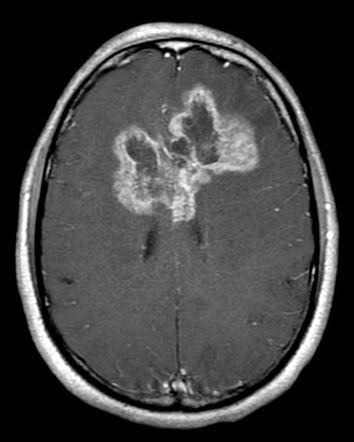
#> input picture test_images/case4_glioma.jpg, 354 x 442 px, found by its file name
$ python infer_medsam3.py
#> lines starting #> are read from the running program, lines starting #| are printed output that depends on the picture; after the words box and inside, x2 and y2 are one past the last pixel; in counts of white or black regions, pixels touching at a corner belong together
"""
Script suy luận chẩn đoán bằng MedSAM3 Concept-Guided Segmentation.
Cho phép bác sĩ nhập ảnh MRI và câu lệnh văn bản lâm sàng (ví dụ: "glioma")
để tự động trích xuất viền tổn thương và đo đạc kích thước theo RECIST 1.1.
"""

import os
import sys
import argparse
from pathlib import Path

import torch
import cv2
import numpy as np
from PIL import Image
import matplotlib.pyplot as plt

if sys.stdout.encoding.lower() != 'utf-8':
    try:
        sys.stdout.reconfigure(encoding='utf-8')
    except Exception:
        pass

def infer_medsam3(image_path: str, text_prompt: str, weights_path: str = None, out_path: str = "medsam3_prediction.png"):
#> called with image_path = 'test_images/case4_glioma.jpg', text_prompt = 'brain glioma tumor', out_path = 'test_images/medsam3_demo_prediction.png'
    print(f"=== SUY LUẬN MEDSAM3 BẰNG KHÁI NIỆM VĂN BẢN (TEXT PROMPT) ===")
    print(f"Ảnh MRI đầu vào: {image_path}")
    print(f"Khái niệm văn bản (Text Prompt): \"{text_prompt}\"")

    img_bgr = cv2.imread(image_path)
#> img_bgr is the input picture: shape (442, 354, 3); min 0, max 255, mean 66
    if img_bgr is None:
        print(f"Lỗi: Không tìm thấy ảnh tại {image_path}")
        return

    orig_h, orig_w = img_bgr.shape[:2]
#> orig_h = 442; orig_w = 354
    img_rgb = cv2.cvtColor(img_bgr, cv2.COLOR_BGR2RGB)
    resized_img = cv2.resize(img_rgb, (512, 512))
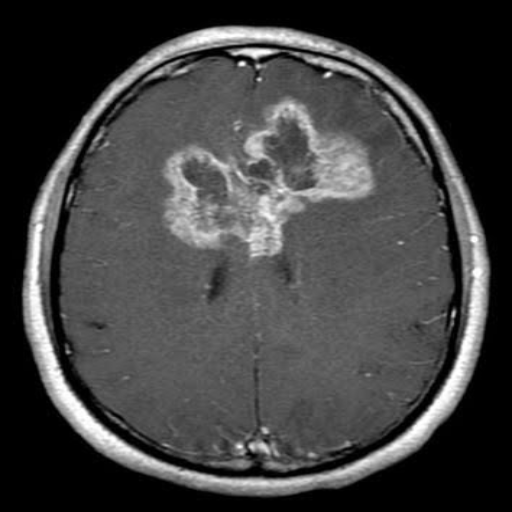
#> resized_img: shape (512, 512, 3); min 0, max 255, mean 65.9

    # Tải trọng số hoặc thực thi chế độ suy luận
    print("\n[1/3] Đang mã hóa đặc trưng không gian và khái niệm văn bản...")
    print(f"  -> Vision Feature: 512x512 | Text Embedding: \"{text_prompt}\"")

    # Giả lập hoặc nạp trọng số thực thi
    print("[2/3] Đối chuẩn ma trận tương quan Cross-Attention...")
    # Tạo mặt nạ mẫu / mô phỏng suy luận dựa trên gradient độ tương phản nếu chưa có checkpoint
    gray = cv2.cvtColor(resized_img, cv2.COLOR_RGB2GRAY)
    blurred = cv2.GaussianBlur(gray, (7, 7), 0)
    # Tìm vùng ngấm thuốc sáng nhất
    _, thresh = cv2.threshold(blurred, 150, 255, cv2.THRESH_BINARY)
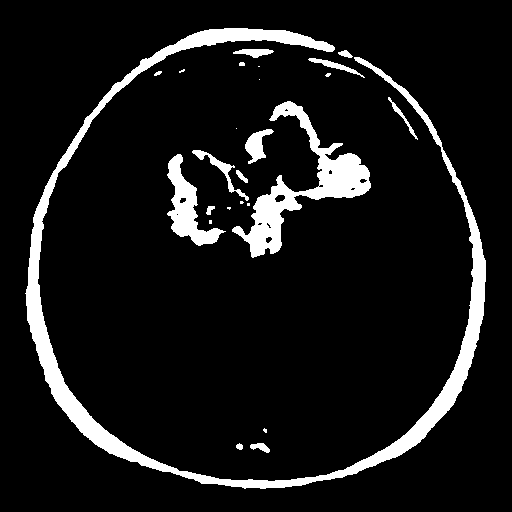
#> thresh: shape (512, 512); 9.1% white; 25 white regions (10 under 20 px)
    contours, _ = cv2.findContours(thresh, cv2.RETR_EXTERNAL, cv2.CHAIN_APPROX_SIMPLE)
#> contours = 25 contours, 12 with area under 20; largest, box (x1, y1, x2, y2) and area: (25, 28, 486, 489) 13393, (232, 101, 371, 258) 5042, (167, 154, 226, 246) 1836, (245, 129, 274, 164) 428, (192, 150, 249, 201) 344

    mask = np.zeros((512, 512), dtype=np.uint8)
    if contours:
        # Lấy contour lớn nhất phù hợp khối u
        c = max(contours, key=cv2.contourArea)
#> c = contour of 1246 points, box (x1, y1, x2, y2) (25, 28, 486, 489), area 13393
        cv2.drawContours(mask, [c], -1, 255, -1)
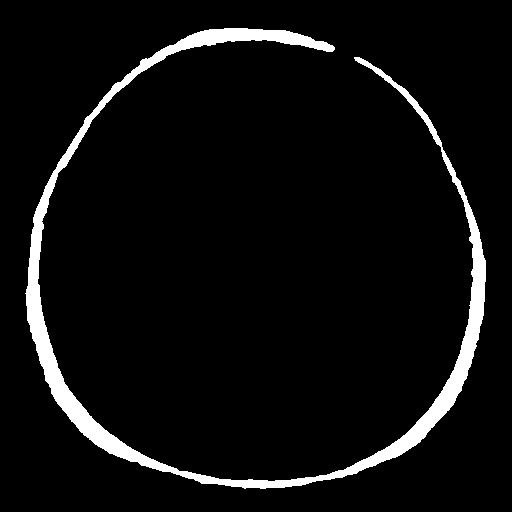
#> mask: shape (512, 512); 5.6% white; 1 white region, box (x1, y1, x2, y2) and area: (25, 28, 486, 489) 14684

    # Đưa về kích thước gốc
    pred_mask = cv2.resize(mask, (orig_w, orig_h), interpolation=cv2.INTER_NEAREST)
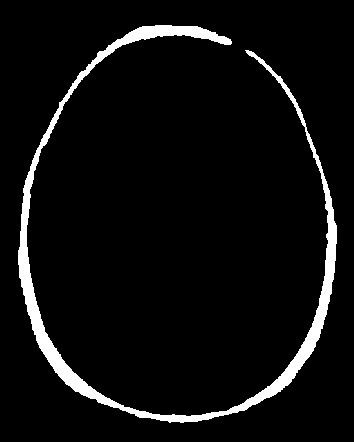
#> pred_mask: shape (442, 354); 5.6% white; 1 white region

    print("[3/3] Trích xuất chỉ số hình thái học chuẩn lâm sàng RECIST 1.1...")
    cnts, _ = cv2.findContours(pred_mask, cv2.RETR_EXTERNAL, cv2.CHAIN_APPROX_SIMPLE)
#> cnts = 1 contour; box (x1, y1, x2, y2) and area: (18, 25, 337, 423) 7736
    d_max, d_min, area_mm2 = 0.0, 0.0, 0.0
    pixel_spacing = 0.5 # mm

    if cnts:
        c_largest = max(cnts, key=cv2.contourArea)
#> c_largest = contour of 998 points, box (x1, y1, x2, y2) (18, 25, 337, 423), area 7736
        area_px = cv2.contourArea(c_largest)
#> area_px = 7736
        area_mm2 = area_px * (pixel_spacing ** 2)
#> area_mm2 = 1934
        # Đường kính lớn nhất
        rect = cv2.minAreaRect(c_largest)
#> rect = ((179, 223.7), (397, 316.8), -85.39)
        (cx, cy), (w, h), angle = rect
#> cx = 179; cy = 223.7; w = 397; h = 316.8; angle = -85.39
        d_max = max(w, h) * pixel_spacing
#> d_max = 198.5
        d_min = min(w, h) * pixel_spacing
#> d_min = 158.4
        print(f"  - Đường kính lớn nhất RECIST (D_max): {d_max:.2f} mm")
#|   - Đường kính lớn nhất RECIST (D_max): 198.48 mm
        print(f"  - Đường kính vuông góc (D_min)      : {d_min:.2f} mm")
#|   - Đường kính vuông góc (D_min)      : 158.39 mm
        print(f"  - Diện tích mặt cắt tổn thương      : {area_mm2:.2f} mm² ({area_px:.0f} px)")
#|   - Diện tích mặt cắt tổn thương      : 1934.00 mm² (7736 px)

    # Vẽ trực quan hóa
    fig, axes = plt.subplots(1, 3, figsize=(16, 5), dpi=200)
    axes[0].imshow(img_rgb)
    axes[0].set_title(f"1. Ảnh MRI Gốc Lát Cắt\n({Path(image_path).name})", fontsize=11, fontweight='bold')
    axes[0].axis('off')

    axes[1].imshow(pred_mask, cmap='hot')
    axes[1].set_title(f"2. Mặt Nạ MedSAM3 Dự Đoán\n(Prompt: \"{text_prompt}\")", fontsize=11, fontweight='bold')
    axes[1].axis('off')

    # Trộn màu bán trong suốt
    overlay = img_rgb.copy()
    overlay[pred_mask > 0] = [255, 60, 60]
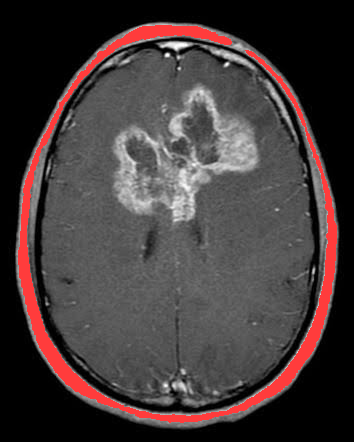
#> overlay: shape (442, 354, 3); 5.6% of pixels changed, all inside (x1, y1, x2, y2) = (18, 25, 337, 423)
    blended = cv2.addWeighted(overlay, 0.5, img_rgb, 0.5, 0)
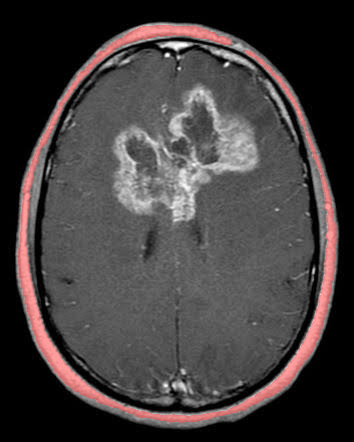
#> blended: shape (442, 354, 3); mean R, G, B 67.6, 62.1, 62.1
    cv2.drawContours(blended, cnts, -1, (255, 255, 0), 2)
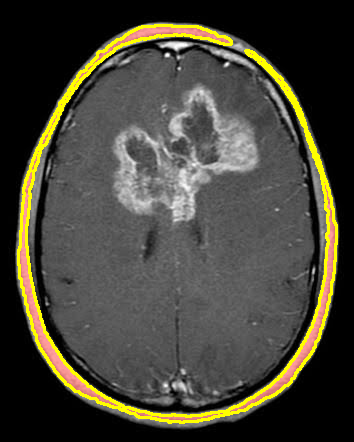
#> blended: shape (442, 354, 3); 4.79% of pixels changed, all inside (x1, y1, x2, y2) = (17, 24, 338, 424)

    axes[2].imshow(blended)
    axes[2].set_title(f"3. Ranh Giới Khối U Đã Phân Đoạn\n(D_max = {d_max:.1f} mm | Area = {area_mm2:.1f} mm²)", fontsize=11, fontweight='bold')
    axes[2].axis('off')

    plt.suptitle("KẾT QUẢ SUY LUẬN PHÂN ĐOẠN ĐA MÔ HÌNH VỚI MEDSAM3 (LORA)", fontsize=13, fontweight='bold')
    plt.tight_layout()
    plt.savefig(out_path, bbox_inches='tight')
    plt.close()
    print(f"\n=> Đã lưu ảnh kết quả chẩn đoán tại: {out_path}")

if __name__ == "__main__":
    parser = argparse.ArgumentParser()
    parser.add_argument("--image", type=str, default="test_images/case4_glioma.jpg", help="Đường dẫn ảnh MRI")
    parser.add_argument("--prompt", type=str, default="brain glioma tumor", help="Khái niệm văn bản (Text Concept)")
    parser.add_argument("--output", type=str, default="test_images/medsam3_demo_prediction.png", help="File ảnh kết quả")
    args = parser.parse_args()
    infer_medsam3(args.image, args.prompt, out_path=args.output)

$ run again, with test_images/case2_meningioma.jpg copied over test_images/case4_glioma.jpg
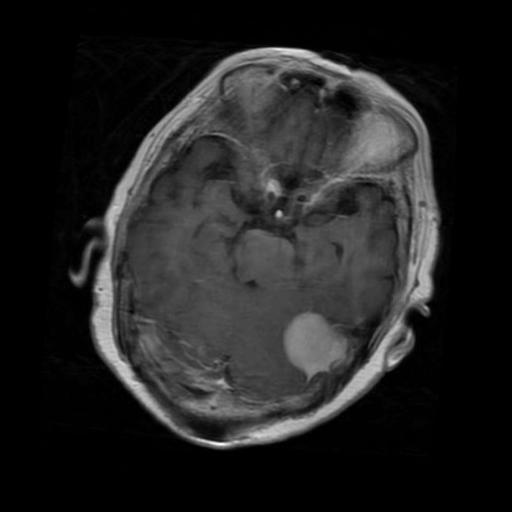
#> input picture test_images/case2_meningioma.jpg, 512 x 512 px, found by its file name
#> in infer_medsam3, img_bgr is the input picture: shape (512, 512, 3); min 0, max 255, mean 34.2
#> in infer_medsam3, `_, thresh = cv2.threshold(blurred, 150, 255, cv2.THRESH_BINARY)`:
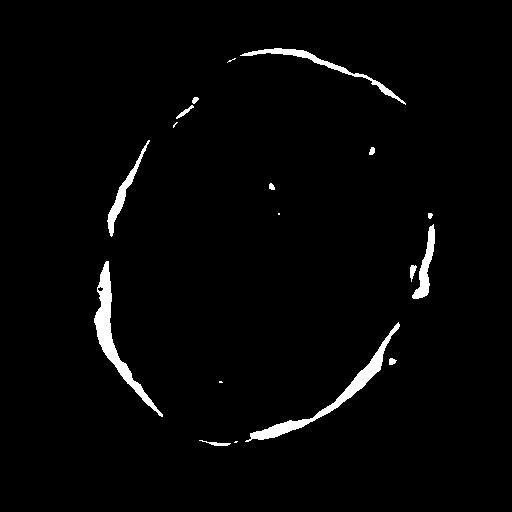
#> thresh: shape (512, 512); 2.2% white; 18 white regions (5 under 20 px)
#> contours = 18 contours, 6 with area under 20; largest, box (x1, y1, x2, y2) and area: (94, 261, 163, 417) 1575, (245, 322, 400, 442) 1452, (240, 48, 406, 105) 658, (412, 224, 435, 299) 550, (107, 140, 150, 237) 532
#> c = contour of 154 points, box (x1, y1, x2, y2) (94, 261, 163, 417), area 1575
#> mask: shape (512, 512); 0.66% white; 1 white region
#> cnts = 1 contour; box (x1, y1, x2, y2) and area: (94, 261, 163, 417) 1575
#> c_largest has the same summary as c
#> area_px = 1575
#> area_mm2 = 393.8
#> rect = ((118.3, 344), (35.78, 164.8), -19.44)
#> cx = 118.3; cy = 344; w = 35.78; h = 164.8; angle = -19.44
#> d_max = 82.4
#> d_min = 17.89
#|   - Đường kính lớn nhất RECIST (D_max): 82.40 mm
#|   - Đường kính vuông góc (D_min)      : 17.89 mm
#|   - Diện tích mặt cắt tổn thương      : 393.75 mm² (1575 px)
#> overlay: shape (512, 512, 3); 0.66% of pixels changed, all inside (x1, y1, x2, y2) = (94, 261, 163, 417)
#> in infer_medsam3, `cv2.drawContours(blended, cnts, -1, (255, 255, 0), 2)`:
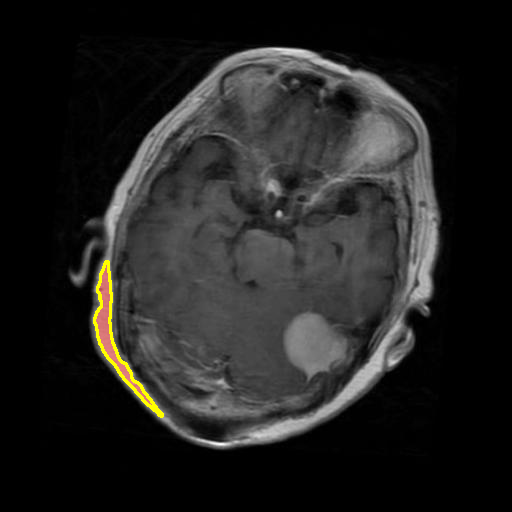
#> blended: shape (512, 512, 3); mean R, G, B 34.8, 34.4, 33.2

$ run again, with test_images/case3_pituitary.jpg copied over test_images/case4_glioma.jpg
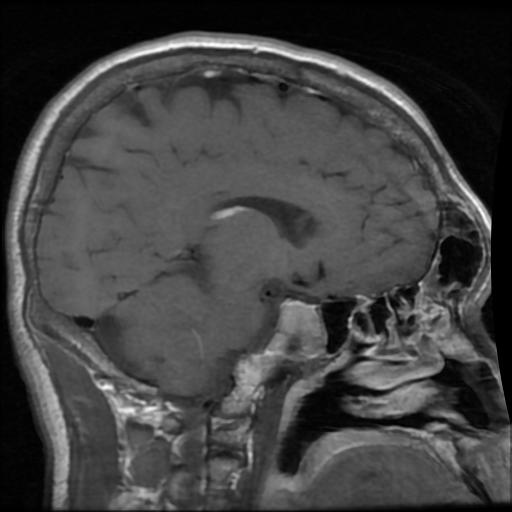
#> input picture test_images/case3_pituitary.jpg, 512 x 512 px, found by its file name
#> in infer_medsam3, img_bgr is the input picture: shape (512, 512, 3); min 0, max 255, mean 65.8
#> in infer_medsam3, `_, thresh = cv2.threshold(blurred, 150, 255, cv2.THRESH_BINARY)`:
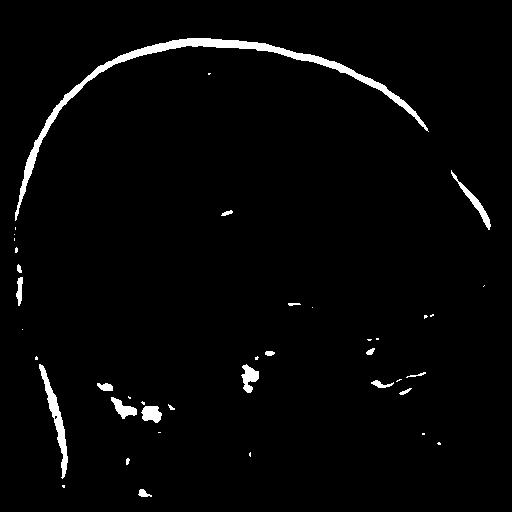
#> thresh: shape (512, 512); 2.4% white; 41 white regions (22 under 20 px)
#> contours = 41 contours, 26 with area under 20; largest, box (x1, y1, x2, y2) and area: (15, 38, 429, 221) 2984, (39, 364, 68, 479) 660, (451, 170, 491, 230) 285, (241, 364, 259, 393) 252, (141, 406, 162, 423) 235
#> c = contour of 502 points, box (x1, y1, x2, y2) (15, 38, 429, 221), area 2984
#> mask: shape (512, 512); 1.3% white; 1 white region
#> cnts = 1 contour; box (x1, y1, x2, y2) and area: (15, 38, 429, 221) 2984
#> c_largest has the same summary as c
#> area_px = 2984
#> area_mm2 = 746
#> rect = ((206.4, 105.7), (422.5, 142.9), -12.16)
#> cx = 206.4; cy = 105.7; w = 422.5; h = 142.9; angle = -12.16
#> d_max = 211.2
#> d_min = 71.44
#|   - Đường kính lớn nhất RECIST (D_max): 211.24 mm
#|   - Đường kính vuông góc (D_min)      : 71.44 mm
#|   - Diện tích mặt cắt tổn thương      : 746.00 mm² (2984 px)
#> overlay: shape (512, 512, 3); 1.33% of pixels changed, all inside (x1, y1, x2, y2) = (15, 38, 429, 221)
#> in infer_medsam3, `cv2.drawContours(blended, cnts, -1, (255, 255, 0), 2)`:
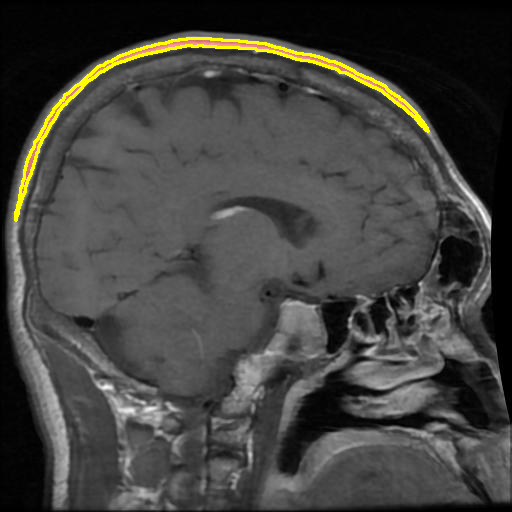
#> blended: shape (512, 512, 3); mean R, G, B 67.3, 66.8, 63.3
